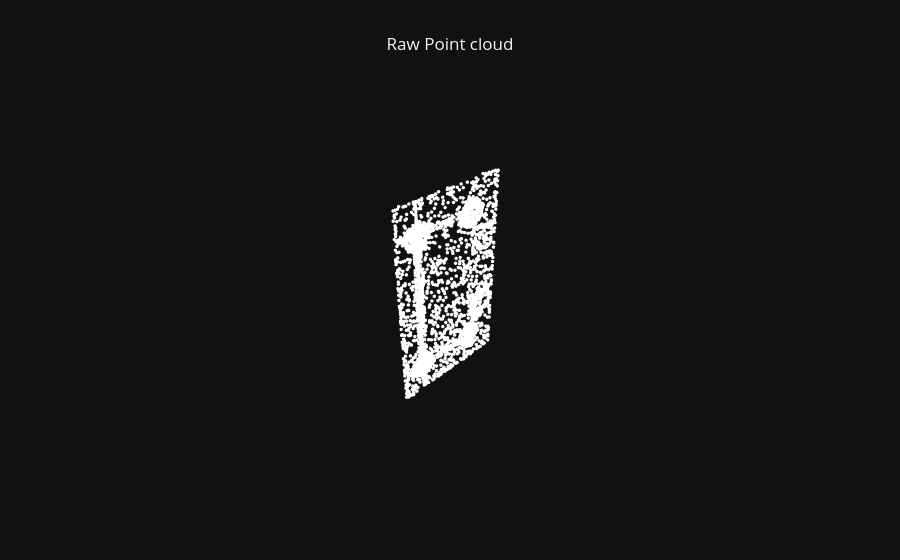

The cell this chart's notebook holds for it:
### Code cell
pc_plots = plot_pc_data3d(x=points[:,0], y=points[:,1], z=points[:,2], apply_color_gradient=False, color=PART_COLORS[seg_labels - 1], marker_size=2)
layout = dict(template="plotly_dark", title="Raw Point cloud", scene=PCD_SCENE, title_x=0.5)
fig = go.Figure(data=pc_plots, layout=layout)   
fig.show()

### Figure 1 — Plotly figure (JSON) as saved in the notebook; plotly's stock layout.template omitted (floating-point values rounded to 4 significant figures; data arrays with more than 128 entries replaced by an {"elided": "..."} marker saying what was removed)
{"data": [{"hoverinfo": "skip", "marker": {"color": {"elided": "2833x3 int values"}, "opacity": 1, "size": 2}, "mode": "markers", "showlegend": false, "type": "scatter3d", "x": {"elided": "2833 float values"}, "y": {"elided": "2833 float values"}, "z": {"elided": "2833 float values"}}], "layout": {"scene": {"aspectmode": "data", "xaxis": {"visible": false}, "yaxis": {"visible": false}, "zaxis": {"visible": false}}, "title": {"text": "Raw Point cloud", "x": 0.5}}}
